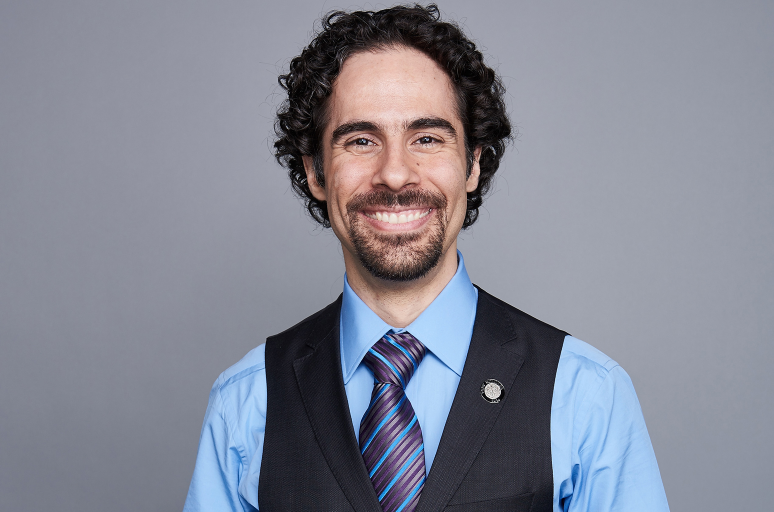
#> input picture source code/face_recognition_server/knn_examples/test/alex_lacamoire1.jpg, 1548 x 1024 px (shown at 1/2 size)
$ python -i Raspberry_client.py   (imports and definitions only)
#> lines starting #> are read from the running program, lines starting #| are printed output that depends on the picture
#> further down, picture is the input picture: shape (1024, 1548, 3); mean B, G, R 147, 134, 131.4
import cv2
import numpy as np
import socket
import struct
import os
#from PIL import Image
#import io

# 서버 정보
server_ip = '192.168.123.111'
server_port = 12345


# 소켓 생성
# [1 line that did not run here, left out]

# 서버 연결
# [7 lines not run here, left out]

# 얼굴 검출 모델 불러오기
face_cascade = cv2.CascadeClassifier(cv2.data.haarcascades + 'haarcascade_frontalface_default.xml')

# 이미지 전처리 함수
def preprocess(frame):
    # 그레이스케일 변환
    gray = cv2.cvtColor(frame, cv2.COLOR_BGR2GRAY)
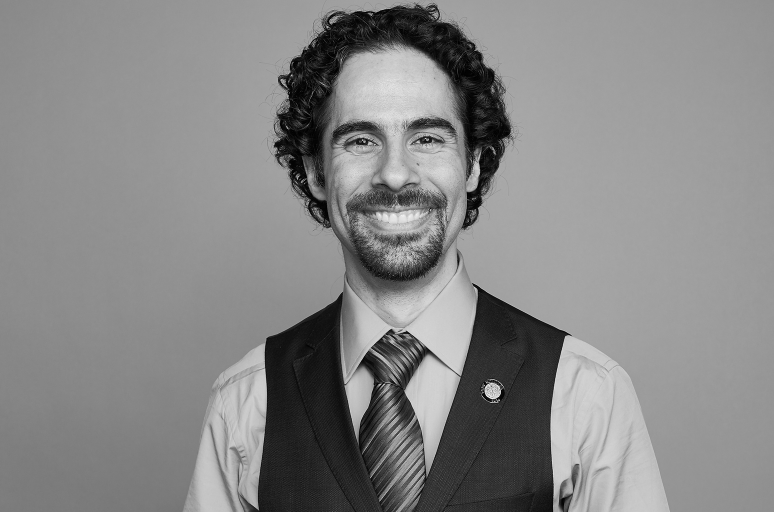
#> gray: shape (1024, 1548) (shown at 1/2 size); min 0, max 255, mean 134.7

    # 얼굴 검출
    faces = face_cascade.detectMultiScale(gray, 1.3, 5)
#> faces = [[594, 125, 382, 382]]

    # 검출된 얼굴이 없으면 None 리턴
    if len(faces) == 0:
        return None

    # 검출된 얼굴 중 가장 큰 영역의 좌표 가져오기
    (x, y, w, h) = sorted(faces, reverse=True, key=lambda x: x[2] * x[3])[0]
#> x = 594; y = 125; w = 382; h = 382

    # 얼굴 부분 이미지 추출
    face_image = frame[y:y+h, x:x+w]
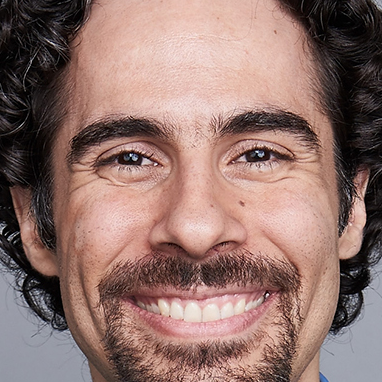
#> face_image: shape (382, 382, 3); mean B, G, R 109, 115.6, 145.6

    # 이미지 리사이즈 및 정규화
    face_image = cv2.resize(face_image, (150, 150))
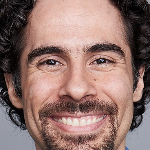
#> face_image: shape (150, 150, 3); mean B, G, R 108.8, 115.4, 145.5
    face_image = face_image / 255.0

    # 이미지 배열 형태 변환
    face_image = face_image.reshape((1, 150, 150, 3))

    filename="image.png"
    current_dir = os.getcwd()
    save_path = os.path.join(current_dir, filename)

    #face_image = face_image.astype(np.float32)

    #이미지 데이터 알쥐비 형식으로 변환
    #bgr_image = cv2.cvtColor(face_image, cv2.COLOR_RGB2BGR)

    cv2.imwrite(save_path, frame)
    return "ok"

# 이미지 전송 함수
def send_image(image_data):
    # 서버에 실종자 찾기 요청
    request_type = "실종자 찾기"
    client_socket.sendall((request_type + "\n").encode("utf-8"))


    # 이미지 데이터 크기 전송
    image_size_bytes = struct.pack("!I",len(image_data))
    client_socket.sendall(image_size_bytes)


    # 이미지 데이터 전송
    client_socket.sendall(image_data)

    #잠시 대기
    message = client_socket.recv(1024).decode("utf-8")
    print(message)

# [23 lines not run here, left out]

>>> import cv2
>>> picture = cv2.imread('knn_examples/test/alex_lacamoire1.jpg')
>>> result = preprocess(picture)
#> result = 'ok'

$ run again, on source code/face_recognition_server/knn_examples/test/obama1.jpg
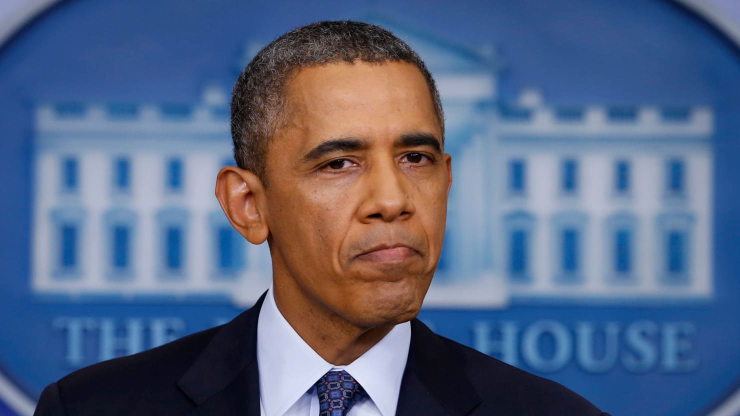
#> input picture source code/face_recognition_server/knn_examples/test/obama1.jpg, 1480 x 832 px (shown at 1/2 size)
#> picture is the input picture: shape (832, 1480, 3); mean B, G, R 130.7, 101.6, 87.3
#> in preprocess, `gray = cv2.cvtColor(frame, cv2.COLOR_BGR2GRAY)`:
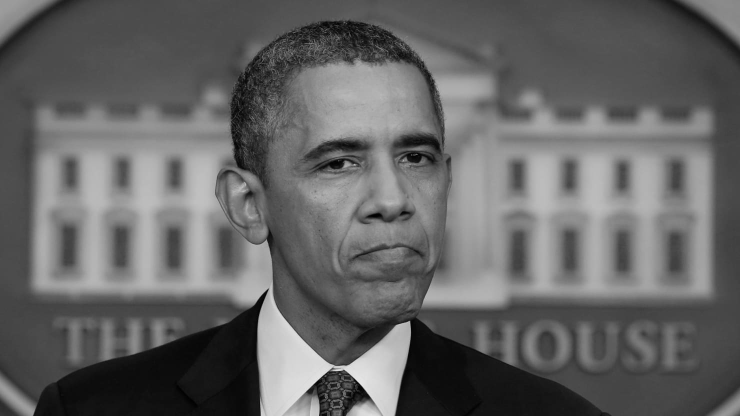
#> gray: shape (832, 1480) (shown at 1/2 size); min 0, max 242, mean 100.6
#> faces = [[544, 137, 445, 445]]
#> x = 544; y = 137; w = 445
#> in preprocess, `face_image = frame[y:y+h, x:x+w]`:
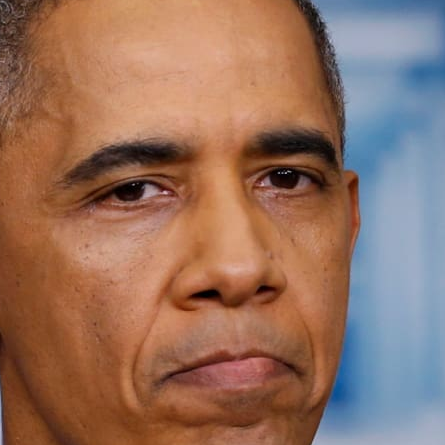
#> face_image: shape (445, 445, 3); mean B, G, R 96.3, 113.1, 149.6
#> result = 'ok'
